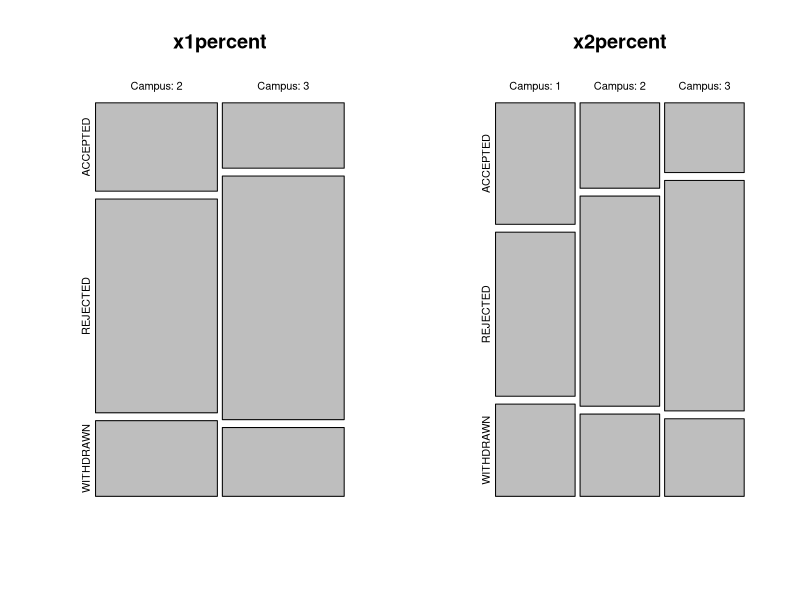

The R source for this figure: (Note: this script raises an error after producing the figure.)
getwd()

#set working directory
setwd("F://Data Challenges//Wharton")

library(readxl)
#Load three data sets in excel 
data2016 <- read_excel("DataSet_final.xlsx")
data2017 <- read_excel("DataSet_final.xlsx",sheet = 2)
universityDetails <- read_excel("DataSet_final.xlsx",sheet = 3)
#convert the data sets into dataframes
data2016 <- data.frame(data2016)
data2017 <- data.frame(data2017)
universityDetails <- data.frame(universityDetails)



#Convert chr to factor type variable function
ConvertToFactor <- function(dataFrame) {

  #Get the columns with lesser unique values
    colsToFactor <-
    sapply(
      dataFrame,
      FUN = function(col)
        length(unique(col)) < log10(length(col))
    )
  #Convert the features selected from the above line to factor
  dataFrame[colsToFactor] <- lapply(dataFrame[colsToFactor] , factor)
  return(dataFrame)
}


#Apply convert to factor 
data2016 <- ConvertToFactor(data2016)
data2017 <- ConvertToFactor(data2017)
universityDetails <- ConvertToFactor(universityDetails)

#Check the structures of the data frames
str(data2016)
str(data2017)
str(universityDetails)

#Check the levels of the selectivity column
table(data2016$US.World.News...Report.Selectivity)
#correct the values of the More selective to More Selective
data2016$US.World.News...Report.Selectivity <- ifelse(data2016$US.World.News...Report.Selectivity=='More selective','More Selective',data2016$US.World.News...Report.Selectivity)
#Check the levels of the selectivity column
table(data2016$US.World.News...Report.Selectivity)

#If Not Met then N is updated in 2016 dataset
data2017$Met. <- as.character(data2017$Met.)
data2017[is.na(data2017$Met.),'Met.'] <- 'N'
data2017$Met. <- as.factor(data2017$Met.)
#If Not Met then N is updated in 2017 dataset
data2016$Met. <- as.character(data2016$Met.)
data2016[is.na(data2016$Met.),'Met.'] <- 'N'
data2016$Met. <- as.factor(data2016$Met.)



#COlumn names to be changed
names(data2016)[8] <- 'Tier2016'
names(data2017)[8] <- 'Tier2017'

x1 <- table(data2016$Tier2016,data2016$Disposition..Step.)
x2 <-table(data2017$Tier2017,data2017$Disposition..Step.)

#library(ggplot2)
x1percent <- (prop.table(x1,1)*100)
x2percent  <- prop.table(x2*100,1)*100

#Plot the tier and application status
opar=par()
par(mfrow=c(1,2))
plot(x1percent)
plot(x2percent)
par(opar)


data2017[is.na(data2017$US.World.News...Report.Selectivity),]

#Explore the data of the data 2016 and 2017
table(data2017$Disposition..Step.,data2017$Tier2017)
table(data2017$Disposition..Step.,data2017$US.World.News...Report.Selectivity)
table(data2016$Disposition..Step.,data2016$Tier2016)
table(data2016$Disposition..Step.,data2016$US.World.News...Report.Selectivity)
?table


#H0: The The two variables are independent
#H1: The two variables are related
chisq.test(data2017$Disposition..Step.,data2017$Tier2017)
chisq.test(data2017$Disposition..Step.,data2017$US.World.News...Report.Selectivity)
chisq.test(data2017$Disposition..Step.,data2017$Met.)

chisq.test(data2016$Disposition..Step.,data2016$Tier2016)
chisq.test(data2016$Disposition..Step.,data2016$US.World.News...Report.Selectivity)
chisq.test(data2016$Disposition..Step.,data2016$Met.)

#application deadline doesnt have any effect in selection process

str(data2016)
#Feature Engineerin
#Add new columns to know whether candidate has Minor subject or not
data2016$IsMinor <- as.factor(ifelse( is.na(data2016$Minor),'No','Yes'))
data2017$IsMinor <- as.factor(ifelse( is.na(data2017$Minor),'No','Yes'))

#Add new columns to know whether candidate has Major2 subject or not
data2016$IsMajor2 <- as.factor(ifelse( is.na(data2016$Major.2),'No','Yes'))
data2017$IsMajor2 <- as.factor(ifelse( is.na(data2017$Major.2),'No','Yes'))


table(data2016$IsMinor,data2016$Disposition..Step.)
table(data2016$IsMajor2,data2016$Disposition..Step.)

table(data2017$IsMinor,data2017$Disposition..Step.)
table(data2017$IsMajor2,data2017$Disposition..Step.)

chisq.test(table(data2016$IsMinor,data2016$IsMajor2))


#nrow(data2016[is.na(data2016$Undergrad.University.ID),])
library(sqldf)
#Join the datasets of undergrads selected and university details
data2016final <-  sqldf('select * from data2016 d6 left join universityDetails u on d6.[Undergrad.University.ID]=u.[University.ID];')
data2017final <-sqldf('select * from data2017 d6 left join universityDetails u on d6.[Undergrad.University.ID]=u.[University.ID];')

#write.csv(x = data2016final,file = "data2016final.csv")
#write.csv(x = data2017final,file = "data2017final.csv")

SummaryofDf(data2016final)
SummaryofDf(data2017final)


#Update the Source as No Source if NA
data2016final[is.na(data2016final$Sourced.by.RT.vs.Sign.up.Form),'Sourced.by.RT.vs.Sign.up.Form'] <- 'No Source'
data2017final[is.na(data2017final$Sourced.by.RT.vs.Sign.up.Form),'Sourced.by.RT.vs.Sign.up.Form'] <- 'No Source'

#Merge Corp Members and Current TFA members as the effect is same
data2016final[,'XofCurrent CorpMembers and TFAStaff'] <- 
  data2016final$X..of.Current.CMs.who.attended.school.in.undergrad + data2016final$X..of.Current.TFA.Staff.who.attended.school.in.undergrad
data2017final[,'XofCurrent CorpMembers and TFAStaff'] <- data2017final$X..of.Current.CMs.who.attended.school.in.undergrad + data2017final$X..of.Current.TFA.Staff.who.attended.school.in.undergrad

#Remove the corp members and tfa members
data2016final$X..of.Current.CMs.who.attended.school.in.undergrad <- NULL
data2016final$X..of.Current.TFA.Staff.who.attended.school.in.undergrad <- NULL
data2017final$X..of.Current.CMs.who.attended.school.in.undergrad <- NULL
data2017final$X..of.Current.TFA.Staff.who.attended.school.in.undergrad <- NULL

#Divide the Id with year_ID to ID only
x<- stringr::str_split(data2016$ID,pattern = "\\_")
data2016final$ID <- sapply(x, "[[", 2) #stringr::str_split(data2016$ID,pattern = "\\_")[2]
y<- stringr::str_split(data2017$ID,pattern = "\\_")
data2017final$ID <- sapply(y, "[[", 2) #stringr::str_split(data2016$ID,pattern = "\\_")[2]

#Delete the Major2, Minor, AppYear, ApplicationDeadline and Id in two datasets 
data2016final$Major.2 <- NULL
data2016final$Minor <- NULL
data2017final$Major.2 <- NULL
data2017final$Minor <- NULL
data2016final$ID <- NULL
data2017final$ID <- NULL
data2016final$AppYear <- NULL
data2017final$AppYear <- NULL
data2016final$Application.Deadline <- NULL
data2017final$Application.Deadline <- NULL

#Check the values
unique(data2016final$Calculated.Prospect.Type)
unique(data2016final$Awareness.Level)
table(factor(data2016final$Awareness.Level),data2016final$US.World.News.Selectivity)

library(foreign)
library(nnet)
library(ggplot2)
library(reshape2)

remSpaceDot <- function(data){
  colnames(data)  <- gsub("\\.","",colnames(data))
  colnames(data)  <- gsub(" ","",colnames(data) )
  return(data)
}
#Remove the dot and space in the column names of the data's
data2016final<-  remSpaceDot(data2016final)
data2017final<-  remSpaceDot(data2017final)


library(MASS)

colnames(data2017final)


#Perfrom Multinomial logistic regression on both the data sets after removing the University Id's
data <- data2016final[,-c(3,12)]
colName <- 'DispositionStep'
refLevel <- 'WITHDRAWN'

data[,colName] <- relevel(data[,colName],ref = refLevel)
x<-  colnames(data)==colName
predictors <- colnames(data[,-which(x[TRUE])])

Xvar <- vector()
for(i in seq(1,length(predictors))){
  if(i==1){
    sep=""
  }else{sep="+"}
  Xvar <- paste(Xvar,predictors[i],sep=sep)
}
data<- na.omit(data)

test <- NULL
data$AppYear<-NULL
test <- multinom(DispositionStep ~ . ,data=data,model=T)
newModel <-  stepAIC(test,trace=F)
results2016<- newModel



data2017final$X2016RecruitmentTier <- as.character(data2017final$X2016RecruitmentTier)
 data <- data2017final[,-c(4,13)]
colName <- 'DispositionStep'
refLevel <- 'WITHDRAWN'

data[,colName] <- relevel(data[,colName],ref = refLevel)
x<-  colnames(data)==colName
predictors <- colnames(data[,-which(x[TRUE])])

Xvar <- vector()
for(i in seq(1,length(predictors))){
  if(i==1){
    sep=""
  }else{sep="+"}
  Xvar <- paste(Xvar,predictors[i],sep=sep)
}
data<- na.omit(data)

test <- NULL
data$AppYear<-NULL
test <- multinom(DispositionStep ~ . ,data=data,model=T)
newModel <-  stepAIC(test,trace=F)
results2017 <- newModel


sum2016 <-  summary(results2016)
sum2017 <- summary(results2017)
sum2016$coefficients
sum2016$deviance
sum2016$anova
View(sum2016$model)
View(data2016final)

sum2017$coefficients
sum2017$deviance
View(sum2017$model)
edit(sum2017$coefficients)
